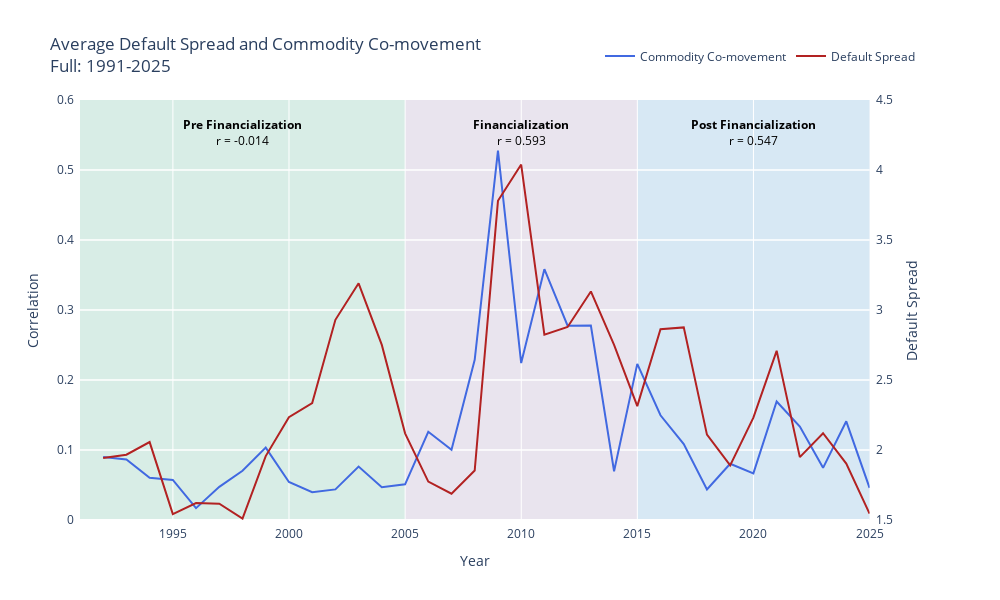

The notebook cell this image was saved under:
### Code cell
import plotly.graph_objects as go
from plotly.subplots import make_subplots
import pandas as pd
import numpy as np

# Define the three periods for background coloring
period_colors = {
    "Pre-Financialization": ["1991-01-01", "2005-01-01","rgba(144, 238, 144, 0.3)"],   # Light green
    "Financialization": ["2005-01-01", "2015-01-01", "rgba(255, 182, 193, 0.3)"],      # Light pink
    "Post-Financialization": ["2015-01-01", "2025-01-01",  "rgba(135, 206, 235, 0.3)"] # Light blue
}

# Calculate correlations for each period
correlations = {}
for period_name, period_info in period_colors.items():
    start_str, end_str = period_info[0], period_info[1]
    temp_start_date = pd.to_datetime(start_str)
    temp_end_date = min(avg_corr_by_year_series.index.max(), pd.to_datetime(end_str))
    
    # Slice data for the period
    corr_series_period = avg_corr_by_year_series.loc[temp_start_date:temp_end_date].copy()
    default_spread_period = yearly_default_spread_series.loc[temp_start_date:temp_end_date].copy()
    
    # Align the data by integer year before calculating correlation
    corr_series_period.index = corr_series_period.index.year
    default_spread_period.index = default_spread_period.index.year
    
    # Find common years and slice the series to ensure they are perfectly aligned
    common_years = corr_series_period.index.intersection(default_spread_period.index)
    aligned_corr = corr_series_period.loc[common_years]
    aligned_default_spread = default_spread_period.loc[common_years]

    # Calculate Pearson correlation on the correctly aligned series
    correlation = aligned_corr.corr(aligned_default_spread)
    correlations[period_name] = correlation

# Create the figure with secondary y-axis
fig = make_subplots(specs=[[{"secondary_y": True}]])

# Use the full period data
full_start = pd.to_datetime("1991-01-01")
full_end = min(avg_corr_by_year_series.index.max(), pd.to_datetime("2025-01-01"))

corr_series_full = avg_corr_by_year_series.loc[full_start:full_end]
default_spread_series_full = yearly_default_spread_series.loc[full_start:full_end]

# Add the main data traces
fig.add_trace(
    go.Scatter(
        x=corr_series_full.index, 
        y=corr_series_full, 
        name='Commodity Co-movement', 
        line=dict(color='royalblue', width=2),
        hovertemplate='Year: %{x}<br>Correlation: %{y:.3f}<extra></extra>'
    ), 
    secondary_y=False
)

fig.add_trace(
    go.Scatter(
        x=default_spread_series_full.index, 
        y=default_spread_series_full, 
        name='Default Spread', 
        line=dict(color='firebrick', width=2),
        hovertemplate='Year: %{x}<br>Default Spread: %{y:.3f}<extra></extra>'
    ), 
    secondary_y=True
)

# Add background shading for each period
for period_name, period_info in period_colors.items():
    start_str, end_str, color = period_info
    start_date = pd.to_datetime(start_str)
    end_date = pd.to_datetime(end_str)
    
    # Add vertical rectangles for background shading
    fig.add_vrect(
        x0=start_date,
        x1=end_date,
        fillcolor=color,
        opacity=0.5,
        layer="below",
        line_width=0,
    )

# Update layout
period_str = return_period_str('Full', periods)


fig.update_layout(
    title_text=f"Average Default Spread and Commodity Co-movement<br>{period_str}",
    xaxis_title="Year",
    legend=dict(orientation="h", yanchor="bottom", y=1.07, xanchor="right", x=1),
    width=1000,
    height=600,
    # margin=dict(l=150, r=80, t=120, b=80)  # Add this line
)

# Add annotations directly inside each shaded region
for period_name, correlation_value in correlations.items():
    # Get the start and end dates for the period
    start_date_str = period_colors[period_name][0]
    end_date_str = period_colors[period_name][1]
    
    start_date = pd.to_datetime(start_date_str)
    end_date = pd.to_datetime(end_date_str)
    
    # Calculate the midpoint for the label's x-position
    # Note: For the last period, we place it slightly earlier to avoid the edge
    if period_name == "Post-Financialization":
        label_x_position = pd.to_datetime("2020-01-01")
    else:
        label_x_position = start_date + (end_date - start_date) / 2

    fig.add_annotation(
        x=label_x_position,
        y=0.58,  # Position the label vertically near the top
        text=f"<b>{period_name.replace('-', ' ')}</b><br>r = {correlation_value:.3f}",
        showarrow=False,
        font=dict(
            color="black",
            size=12
        ),
        align="center",
        yanchor="top" # Anchor the text from its top edge
    )

# Update y-axes
fig.update_yaxes(
    title_text="Correlation", 
    secondary_y=False,
    range=[0.0, 0.6],
    dtick=0.1,
    ticklabelstandoff=5  # Distance between axis and tick labels
    # title_standoff=20
)
fig.update_yaxes(
    title_text="Default Spread",
    secondary_y=True,
    range=[1.5, 4.5],
    ticklabelstandoff=5,
    dtick=0.5,
    # title_standoff=20
)

fig.update_xaxes(
    ticklabelstandoff = 5,
    autorange = True,
    rangemode = 'normal'
    # range = []
)

fig.show()

### Figure 1 — Plotly figure (JSON) as saved in the notebook; plotly's stock layout.template omitted (floating-point values rounded to 4 significant figures)
{"data": [{"hovertemplate": "Year: %{x}<br>Correlation: %{y:.3f}<extra></extra>", "line": {"color": "royalblue", "width": 2}, "name": "Commodity Co-movement", "type": "scatter", "x": ["1991-12-31T00:00:00.000000000", "1992-12-31T00:00:00.000000000", "1993-12-31T00:00:00.000000000", "1994-12-31T00:00:00.000000000", "1995-12-31T00:00:00.000000000", "1996-12-31T00:00:00.000000000", "1997-12-31T00:00:00.000000000", "1998-12-31T00:00:00.000000000", "1999-12-31T00:00:00.000000000", "2000-12-31T00:00:00.000000000", "2001-12-31T00:00:00.000000000", "2002-12-31T00:00:00.000000000", "2003-12-31T00:00:00.000000000", "2004-12-31T00:00:00.000000000", "2005-12-31T00:00:00.000000000", "2006-12-31T00:00:00.000000000", "2007-12-31T00:00:00.000000000", "2008-12-31T00:00:00.000000000", "2009-12-31T00:00:00.000000000", "2010-12-31T00:00:00.000000000", "2011-12-31T00:00:00.000000000", "2012-12-31T00:00:00.000000000", "2013-12-31T00:00:00.000000000", "2014-12-31T00:00:00.000000000", "2015-12-31T00:00:00.000000000", "2016-12-31T00:00:00.000000000", "2017-12-31T00:00:00.000000000", "2018-12-31T00:00:00.000000000", "2019-12-31T00:00:00.000000000", "2020-12-31T00:00:00.000000000", "2021-12-31T00:00:00.000000000", "2022-12-31T00:00:00.000000000", "2023-12-31T00:00:00.000000000", "2024-12-31T00:00:00.000000000"], "xaxis": "x", "y": [0.08985, 0.08648, 0.0604, 0.05722, 0.01697, 0.04736, 0.07036, 0.1035, 0.05428, 0.03979, 0.04368, 0.07643, 0.04696, 0.05103, 0.126, 0.1003, 0.2288, 0.5276, 0.2241, 0.3583, 0.2775, 0.2778, 0.06967, 0.223, 0.1496, 0.1084, 0.04367, 0.0804, 0.06655, 0.1693, 0.1335, 0.07451, 0.141, 0.04596], "yaxis": "y"}, {"hovertemplate": "Year: %{x}<br>Default Spread: %{y:.3f}<extra></extra>", "line": {"color": "firebrick", "width": 2}, "name": "Default Spread", "type": "scatter", "x": ["1991-12-31T00:00:00.000000000", "1992-12-31T00:00:00.000000000", "1993-12-31T00:00:00.000000000", "1994-12-31T00:00:00.000000000", "1995-12-31T00:00:00.000000000", "1996-12-31T00:00:00.000000000", "1997-12-31T00:00:00.000000000", "1998-12-31T00:00:00.000000000", "1999-12-31T00:00:00.000000000", "2000-12-31T00:00:00.000000000", "2001-12-31T00:00:00.000000000", "2002-12-31T00:00:00.000000000", "2003-12-31T00:00:00.000000000", "2004-12-31T00:00:00.000000000", "2005-12-31T00:00:00.000000000", "2006-12-31T00:00:00.000000000", "2007-12-31T00:00:00.000000000", "2008-12-31T00:00:00.000000000", "2009-12-31T00:00:00.000000000", "2010-12-31T00:00:00.000000000", "2011-12-31T00:00:00.000000000", "2012-12-31T00:00:00.000000000", "2013-12-31T00:00:00.000000000", "2014-12-31T00:00:00.000000000", "2015-12-31T00:00:00.000000000", "2016-12-31T00:00:00.000000000", "2017-12-31T00:00:00.000000000", "2018-12-31T00:00:00.000000000", "2019-12-31T00:00:00.000000000", "2020-12-31T00:00:00.000000000", "2021-12-31T00:00:00.000000000", "2022-12-31T00:00:00.000000000", "2023-12-31T00:00:00.000000000", "2024-12-31T00:00:00.000000000"], "xaxis": "x", "y": [1.943, 1.967, 2.057, 1.543, 1.621, 1.616, 1.51, 1.957, 2.234, 2.335, 2.93, 3.191, 2.751, 2.119, 1.774, 1.688, 1.853, 3.78, 4.039, 2.824, 2.878, 3.133, 2.751, 2.313, 2.863, 2.876, 2.11, 1.89, 2.231, 2.708, 1.949, 2.12, 1.903, 1.545], "yaxis": "y2"}], "layout": {"annotations": [{"align": "center", "font": {"color": "black", "size": 12}, "showarrow": false, "text": "<b>Pre Financialization</b><br>r = -0.014", "x": "1998-01-01T00:00:00", "y": 0.58, "yanchor": "top"}, {"align": "center", "font": {"color": "black", "size": 12}, "showarrow": false, "text": "<b>Financialization</b><br>r = 0.593", "x": "2010-01-01T00:00:00", "y": 0.58, "yanchor": "top"}, {"align": "center", "font": {"color": "black", "size": 12}, "showarrow": false, "text": "<b>Post Financialization</b><br>r = 0.547", "x": "2020-01-01T00:00:00", "y": 0.58, "yanchor": "top"}], "height": 600, "legend": {"orientation": "h", "x": 1, "xanchor": "right", "y": 1.07, "yanchor": "bottom"}, "shapes": [{"fillcolor": "rgba(144, 238, 144, 0.3)", "layer": "below", "line": {"width": 0}, "opacity": 0.5, "type": "rect", "x0": "1991-01-01T00:00:00", "x1": "2005-01-01T00:00:00", "xref": "x", "y0": 0, "y1": 1, "yref": "y domain"}, {"fillcolor": "rgba(255, 182, 193, 0.3)", "layer": "below", "line": {"width": 0}, "opacity": 0.5, "type": "rect", "x0": "2005-01-01T00:00:00", "x1": "2015-01-01T00:00:00", "xref": "x", "y0": 0, "y1": 1, "yref": "y domain"}, {"fillcolor": "rgba(135, 206, 235, 0.3)", "layer": "below", "line": {"width": 0}, "opacity": 0.5, "type": "rect", "x0": "2015-01-01T00:00:00", "x1": "2025-01-01T00:00:00", "xref": "x", "y0": 0, "y1": 1, "yref": "y domain"}], "title": {"text": "Average Default Spread and Commodity Co-movement<br>Full: 1991-2025"}, "width": 1000, "xaxis": {"anchor": "y", "autorange": true, "domain": [0, 0.94], "rangemode": "normal", "ticklabelstandoff": 5, "title": {"text": "Year"}}, "yaxis": {"anchor": "x", "domain": [0, 1], "dtick": 0.1, "range": [0, 0.6], "ticklabelstandoff": 5, "title": {"text": "Correlation"}}, "yaxis2": {"anchor": "x", "dtick": 0.5, "overlaying": "y", "range": [1.5, 4.5], "side": "right", "ticklabelstandoff": 5, "title": {"text": "Default Spread"}}}}
